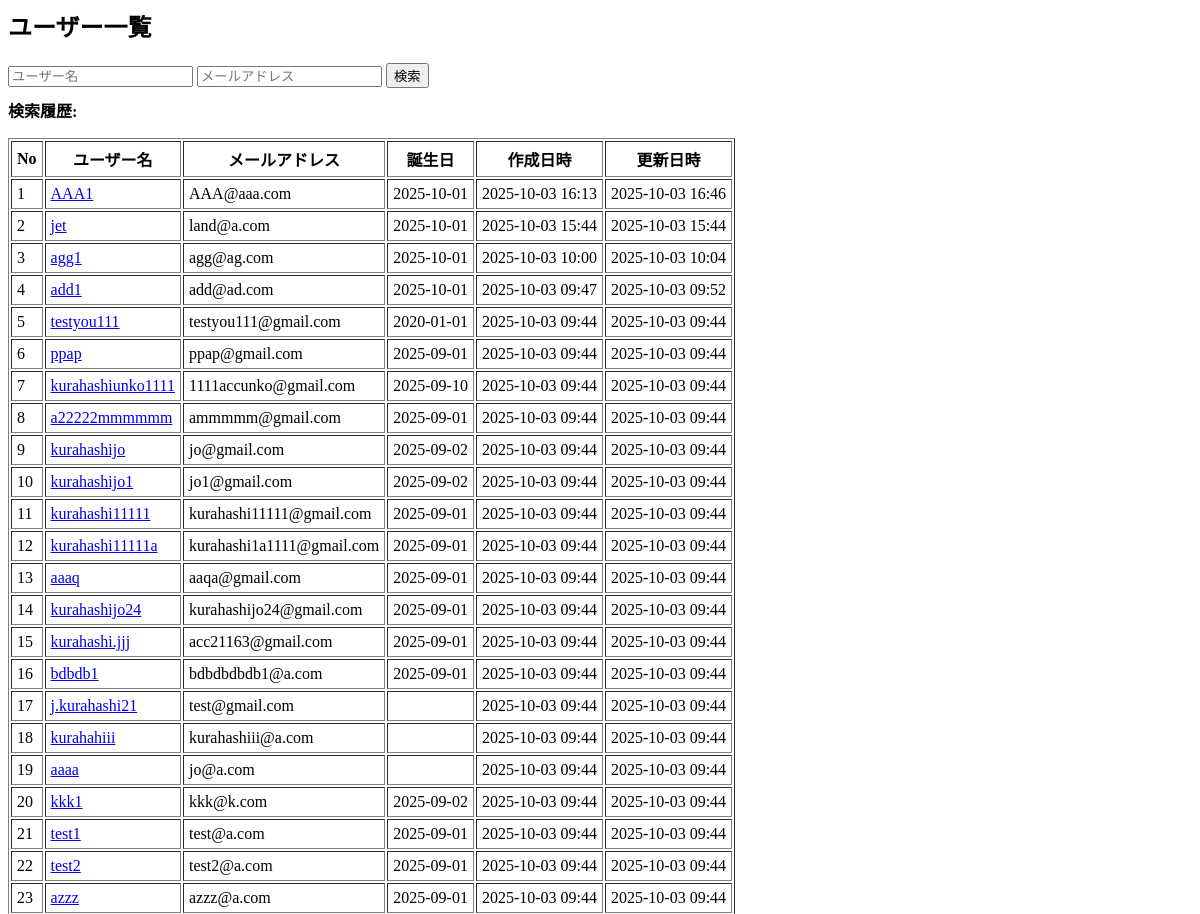
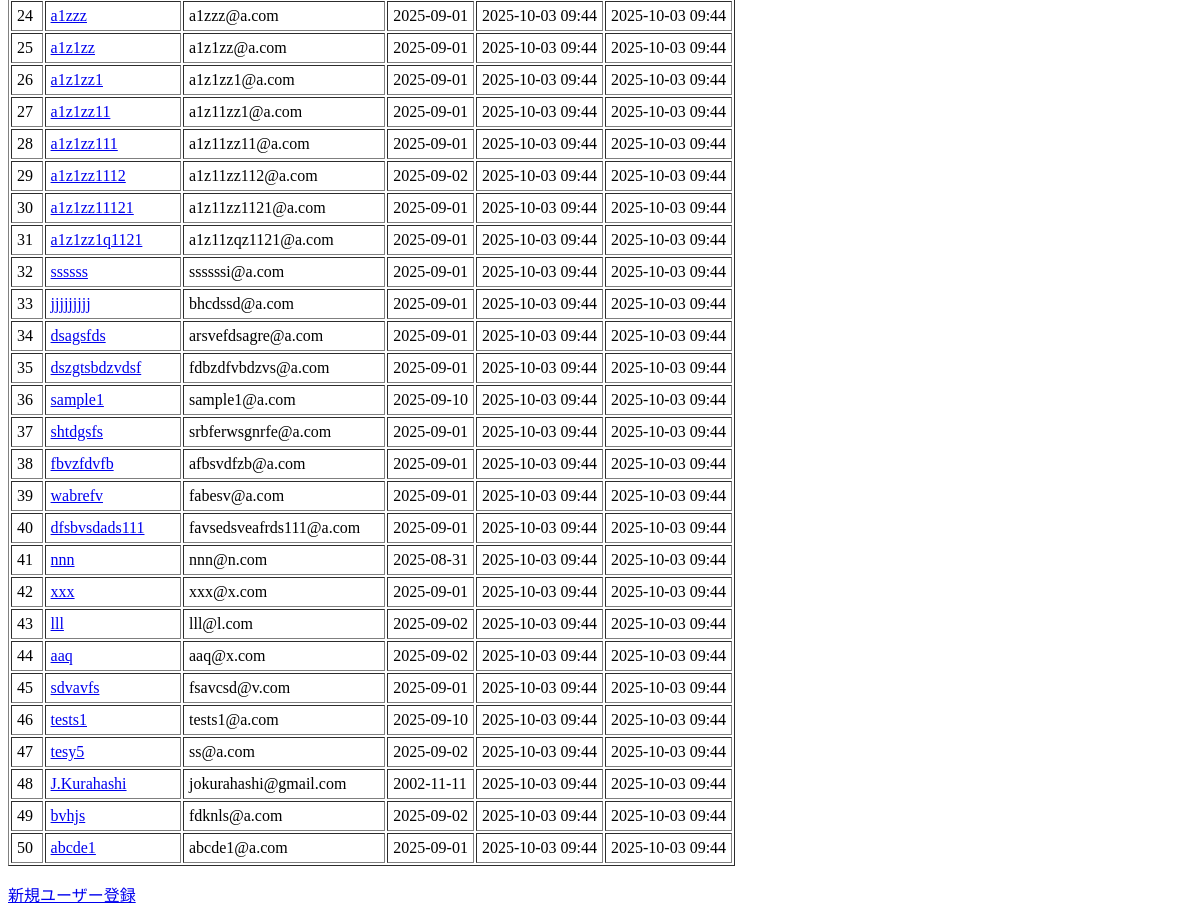
/accounts/users/, run on an earlier commit of the app's database (2 pictures, top to bottom).
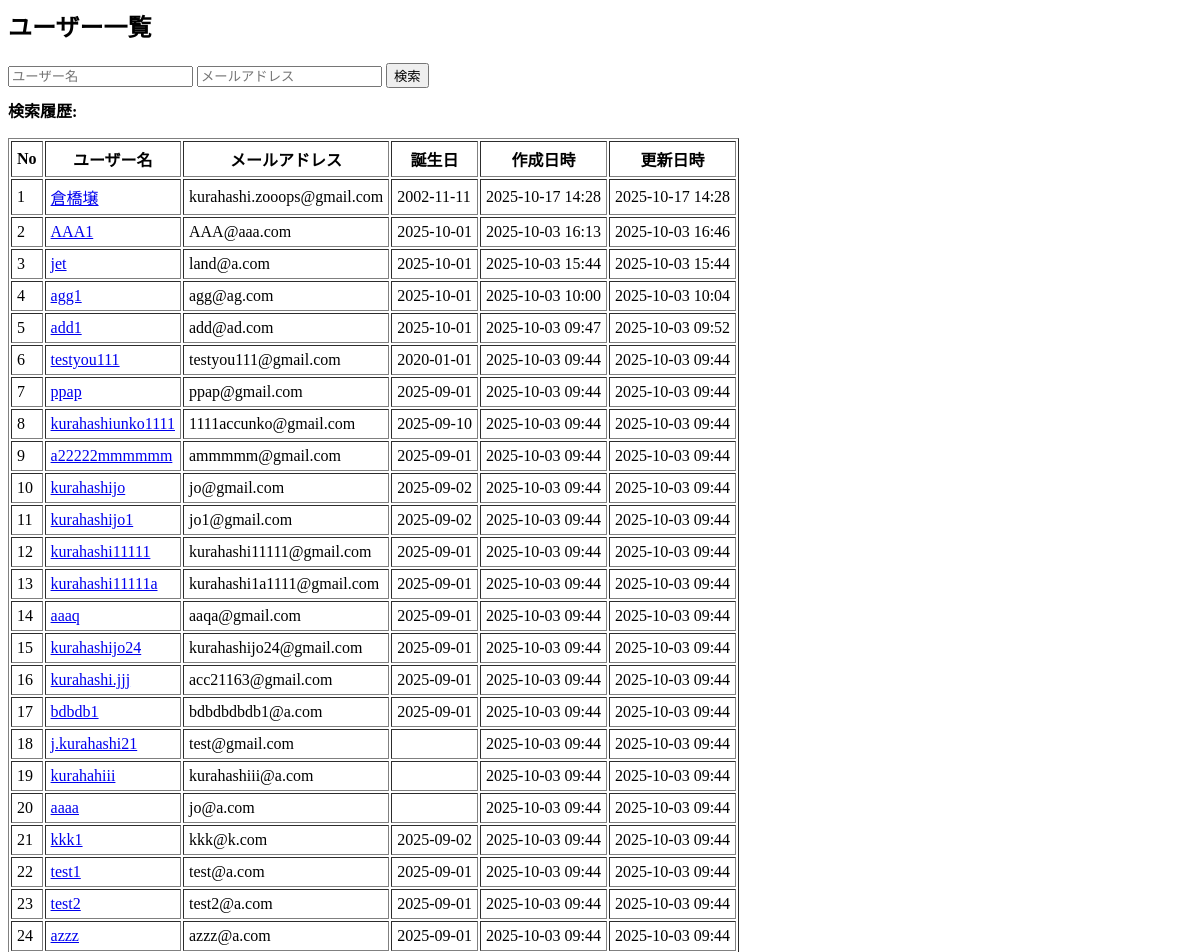
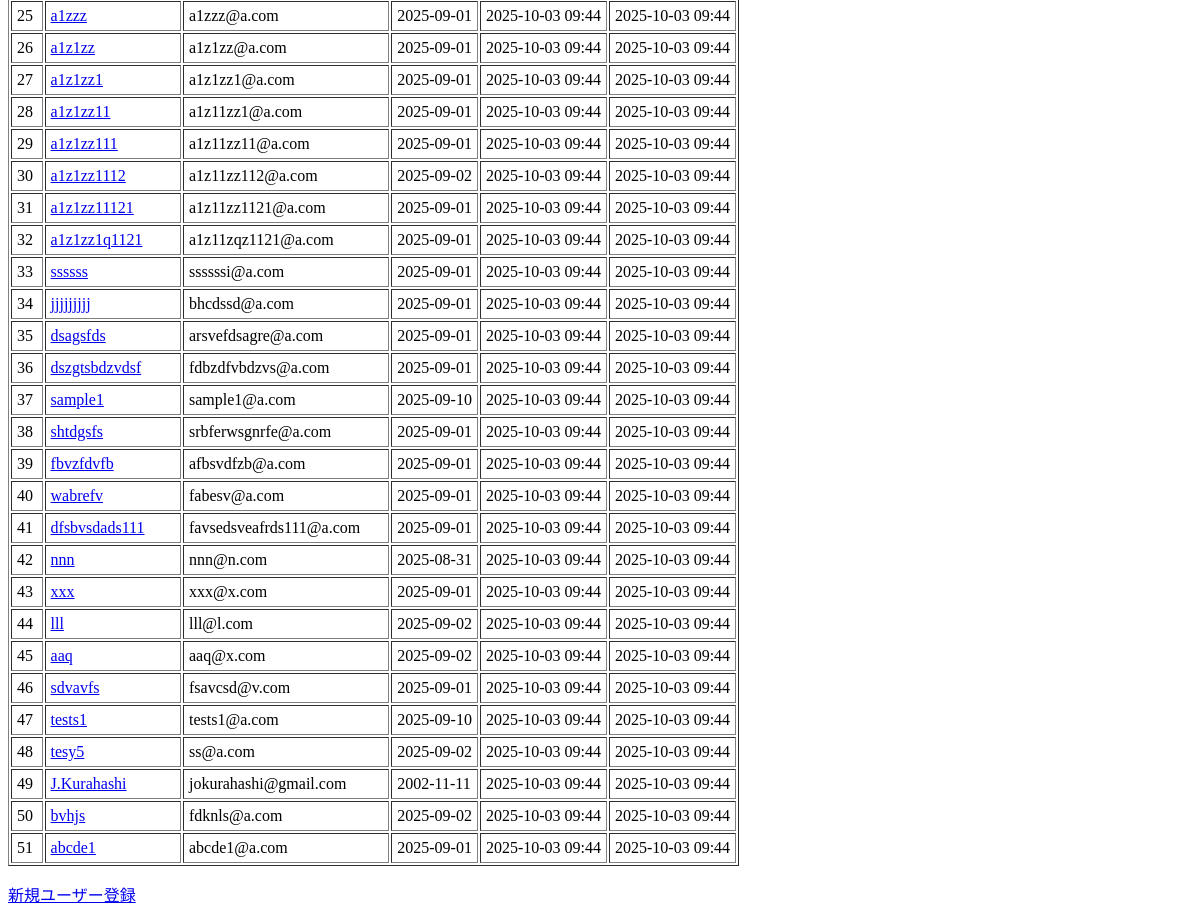
And on a later commit of the database (2 pictures, top to bottom).
### accounts/models.py (models this page shows, shortened)
class CustomUser(AbstractUser):
    username = models.CharField(
        max_length=150,
        unique=True,
        verbose_name="ユーザー名",
        error_messages={
            "unique": "同じユーザー名が既に登録済みです。",
        },
    )
    email = models.EmailField(
        unique=True,
        verbose_name="メールアドレス",
        error_messages={
            "unique": "このメールアドレスはすでに登録されています。",
            "invalid": "有効なメールアドレスを入力してください。",
        },
    )
    birthday = models.DateField(
        verbose_name="誕生日",
        null=True,
        blank=True,
    )
    is_deleted = models.BooleanField(default=False, verbose_name="削除フラグ")
    created_at = models.DateTimeField(auto_now_add=True)  # ← 作成日時
    updated_at = models.DateTimeField(auto_now=True)  # ← 更新日時

### accounts/views.py (the view)
# urls.py: path("users/", views.user_list, name="user_list"),
def user_list(request):
    users = CustomUser.objects.all().order_by("-updated_at", "-created_at")
    username_query = request.GET.get("username", "")
    email_query = request.GET.get("email", "")
    if username_query:  # 大文字と小文字の区別を行う
        users = users.filter(username__icontains=username_query)
    if email_query:  # メールアドレスは大文字と小文字の区別を行わない
        users = users.filter(email__icontains=email_query)
    context = {
        "users": users,
        "username_query": username_query,
        "email_query": email_query,
    }
    return render(request, "accounts/user_list.html", context)

### accounts/templates/accounts/user_list.html (shortened to what this page needs)
{% block content %}
  <h2>ユーザー一覧</h2>
  <form id="searchForm" method="get" style="margin-bottom: 10px;">
    <input type="text" id="usernameInput" name="username" placeholder="ユーザー名" value="{{ username_query }}">
    <input type="text" id="emailInput" name="email" placeholder="メールアドレス" value="{{ email_query }}">
    <button type="submit">検索</button>
  </form>
  <div id="searchHistory" style="margin-bottom: 15px;">
    <strong>検索履歴:</strong>
  </div>
  <table border="1" cellpadding="5">
    <tr>
      <th>No</th>
      <th>ユーザー名</th>
      <th>メールアドレス</th>
      <th>誕生日</th>
      <th>作成日時</th>
      <th>更新日時</th>
    </tr>
    {% for user in users %}
      <tr>
        <td>{{ forloop.counter }}</td>
        <td><a href="{% url 'accounts:user_detail' user.pk %}">{{ user.username }}</a></td>
        <td>{{ user.email }}</td>
        <td>{{ user.birthday|date:"Y-m-d" }}</td>
        <td>{{ user.created_at|date:"Y-m-d H:i" }}</td>
        <td>{{ user.updated_at|date:"Y-m-d H:i" }}</td>
      </tr>
    {% empty %}
      <tr><td colspan="6">登録されたユーザーはいません。</td></tr>
    {% endfor %}
  </table>
  <p><a href="{% url 'accounts:signup' %}">新規ユーザー登録</a></p>
{% endblock %}

What changed in the data, as far as the page shows it:
added CustomUser: username "倉橋壌", email "kurahashi.zooops@gmail.com", birthday "2002-11-11", created_at "2025-10-17 14:28", updated_at "2025-10-17 14:28"
